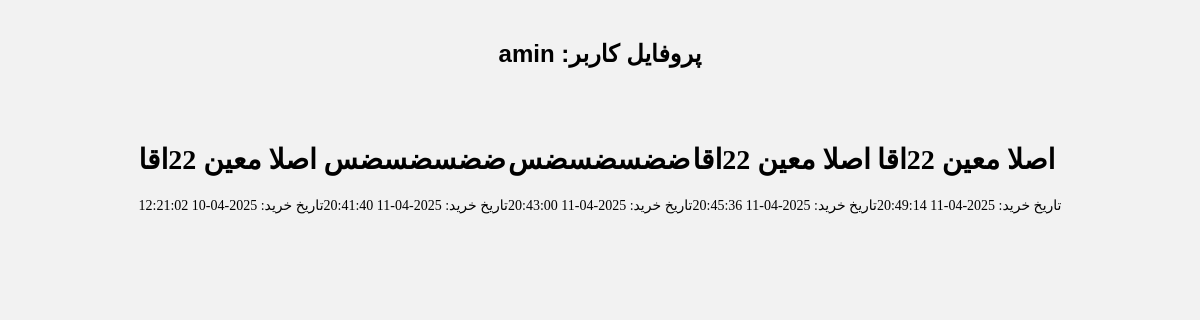
The app's page /tourism/profile/ (signed in) with its own data.
### tourism/models.py (models this page shows, shortened)
class Purchase(models.Model):
    user = models.ForeignKey(User, on_delete=models.CASCADE,
                             related_name='tourism_purchases')  # اضافه کردن related_name
    tour = models.ForeignKey(tourism, on_delete=models.CASCADE,
                             related_name='tourism_purchases')  # اضافه کردن related_name
    purchase_date = models.DateTimeField(auto_now_add=True)

class tourism(models.Model):
    title_tourism = models.CharField('Title', max_length=50, null=True, blank=True)
    description = models.CharField(max_length=50, null=True, blank=True)
    firstdistination_tourism = models.CharField(max_length=50, null=True, blank=True)
    lastDestination = models.CharField(max_length=50, null=True, blank=True)
    startdate_tourism = models.DateField(null=True, blank=True)
    capacity_tourism = models.IntegerField(default=20000, null=True, blank=True,
                                           validators=[MinValueValidator(0)])  # جلوگیری از اعداد منفی
    clas = models.ForeignKey(User, on_delete=models.CASCADE, null=True,
                             related_name='tourism_clas')  # اضافه کردن related_name
    image_tourism = models.ImageField(upload_to='tour/', null=True, blank=True)
    price_tourism = models.IntegerField(null=True, blank=True)
    TICKET_TYPES = [
        ('bus', 'اتوبوس'),
        ('train', 'قطار'),
    ]
    ticket_typetourism = models.CharField(max_length=10, choices=TICKET_TYPES, default='bus')

### tourism/views.py (the view)
# urls.py: path('profile/', views.profile_view, name='profile_view'),  # URL برای پروفایل کاربر
@login_required(login_url='accounts/signup/')
def profile_view(request):
    user = request.user
    profile, created = Profile.objects.get_or_create(user=user)
    tours = profile.tours.all()
    purchases = Purchase.objects.filter(user=user)  # خریدهای کاربر
    available_tours = tourism.objects.all()  # لیست تورهای موجود
    return render(request, 'tourism/profile_view.html', {
        'user': user,
        'purchases': purchases,
        'available_tours': available_tours,  # ارسال لیست تورهای موجود به قالب
        'tours': tours  # ارسال لیست تورهای کاربر به قالب
    })

### tourism/templates/tourism/profile_view.html (shortened to what this page needs)
<!DOCTYPE html>
<html lang="en">
<head>
</head>
<body>
<h1 class="title">{{ user.username }} :پروفایل کاربر  </h1>
<div id="app" class="container">
    {% for purchase in purchases %}
    <card data-image="{{ purchase.tour.image_tourism.url }}">
        <h1 slot="header">{{ purchase.tour.title_tourism }}</h1>
        <p slot="content">تاریخ خرید: {{ purchase.purchase_date|date:"Y-m-d H:i:s" }}</p>
    </card>
    {% endfor %}
</div>
  </body>
</html>

### tourism/templates/tourism/profile_view.html (style rules this page uses)
:root { --hover-easing: cubic-bezier(0.23, 1, 0.32, 1); --return-easing: cubic-bezier(0.445, 0.05, 0.55, 0.95); }
body { margin: 40px 0; font-family: "Raleway"; font-size: 14px; font-weight: 500; background-color: rgba(225, 225, 225, 0.421); -webkit-font-smoothing: antialiased; }
.title { font-family: "DM Sans", sans-serif; font-size: 24px; font-weight: 700; color: black; text-align: center; }
p { line-height: 1.5em; }
h1+p, p+p { margin-top: 10px; }
.container { padding: 40px 80px; display: flex; flex-wrap: wrap; justify-content: center; }

### records on screen
Purchase: tour.title_tourism "اصلا معین 22اقا", purchase_date "2025-04-10 12:21:02"
Purchase: tour.title_tourism "ضضسضسضس", purchase_date "2025-04-11 20:41:40"
Purchase: tour.title_tourism "ضضسضسضس", purchase_date "2025-04-11 20:43:00"
Purchase: tour.title_tourism "اصلا معین 22اقا", purchase_date "2025-04-11 20:45:36"
Purchase: tour.title_tourism "اصلا معین 22اقا", purchase_date "2025-04-11 20:49:14"

### other values on screen
{{ user.username }} "amin"
